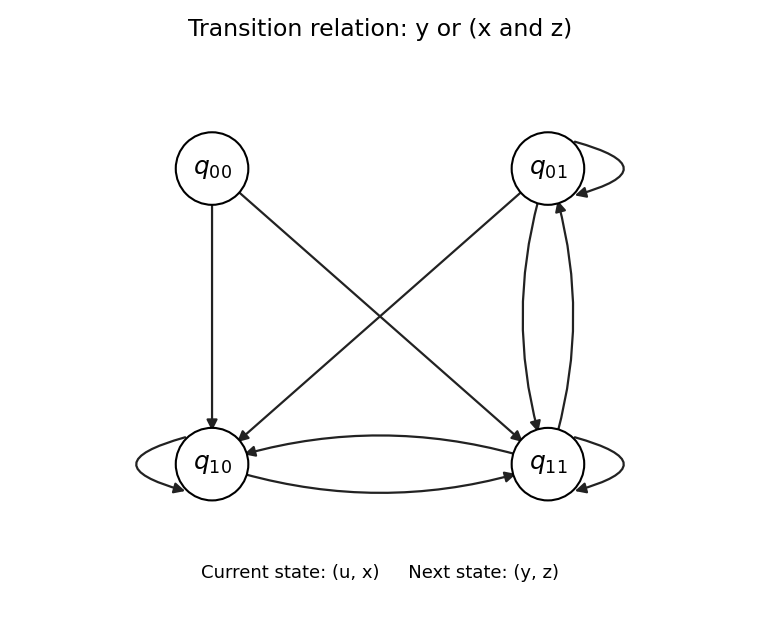

Reproduce this figure in Python.
"""Plot the synthesized four-state relation in Oxford CAFV 2015 Q1(f).

Output in cwd. Tested with Python 3.14.4, matplotlib 3.10.7, numpy 2.3.5.
"""
from pathlib import Path
import matplotlib
matplotlib.use('Agg')
import matplotlib.pyplot as plt
from matplotlib.patches import Circle, FancyArrowPatch


def main():
    fig, ax = plt.subplots(figsize=(7.6, 6.3), dpi=100, facecolor='white')
    positions = {'00':(-1.25,1.1), '01':(1.25,1.1), '10':(-1.25,-1.1), '11':(1.25,-1.1)}
    for s in positions:
        for t in positions:
            if not (t[0] == '1' or (s[1] == '1' and t[1] == '1')):
                continue
            p, q = positions[s], positions[t]
            if s == t:
                x, y = p
                direction = -1 if x < 0 else 1
                start = (x + direction * .20, y + .20)
                end = (x + direction * .20, y - .20)
                path = f'arc3,rad={-1.8 * direction}'
                shrink = 0
            else:
                start, end = p, q
                path = 'arc3,rad=0.17' if (s, t) in [('01','11'),('11','01'),('10','11'),('11','10')] else 'arc3,rad=0'
                shrink = 24
            ax.add_patch(FancyArrowPatch(start,end,arrowstyle='-|>',mutation_scale=16,
                linewidth=1.6,connectionstyle=path,shrinkA=shrink,shrinkB=shrink,color='#222222',zorder=1))
    for name, (x, y) in positions.items():
        ax.add_patch(Circle((x,y),.27,facecolor='white',edgecolor='black',lw=1.5,zorder=3))
        ax.text(x,y,f'$q_{{{name}}}$',ha='center',va='center',fontsize=18,zorder=4)
    ax.text(0,-1.95,'Current state: (u, x)     Next state: (y, z)',ha='center',fontsize=13)
    ax.set_title('Transition relation: y or (x and z)', fontsize=17, pad=18)
    ax.set_xlim(-2.35,2.35)
    ax.set_ylim(-2.2,1.9)
    ax.set_aspect('equal')
    ax.axis('off')
    fig.tight_layout(pad=1.3)
    fig.savefig(Path('formal-verification-2015-transition-system.png'),facecolor='white')
    plt.close(fig)


if __name__ == '__main__':
    main()
